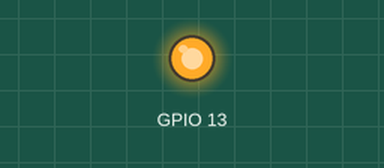
Bench run of a sketch on a simulated ESP32. On the bench: output pins drawn as LEDs (lit = HIGH).

Above: at 0.3 s.
At 31.6 s:
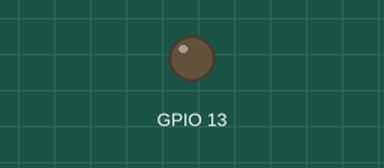
Timing chart, 0 to 32.2 s (numbered marks = the images above):
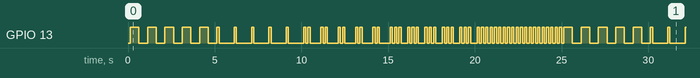

The sketch:

ticker.ino
```cpp
// прерывания по таймеру в ESP http://samopal.pro/arduino-led/

#include <Ticker.h>

uint8_t  blink_loop = 0;
uint8_t  blink_mode = 0;
uint8_t  modes_count = 0;

Ticker blinker;

void timerIsr()
{
   if(  blink_mode & 1<<(blink_loop&0x07) ) digitalWrite(13, HIGH);
   else  digitalWrite(13, LOW);
   blink_loop++;
}

void setup() {
  pinMode(13,OUTPUT);
  blink_mode = 0B00000000;
  blinker.attach(0.125, timerIsr);
}

void loop() {
   blink_mode = 0B00001111; //Мигание по 0.5 сек
   delay(5000);
   blink_mode = 0B00000001; //Короткая вспышка раз в секунду
   delay(5000);
   blink_mode = 0B00000101; //Две короткие вспышки раз в секунду
   delay(5000);
   blink_mode = 0B00010101; //Три короткие вспышки раз в секунду
   delay(5000);
   blink_mode = 0B01010101;  //Частые короткие вспышки (4 раза в секунду)
   delay(5000);
}
```

Measured:
- by itself, GPIO 13: moves between LOW and HIGH, repeating every 24.8 s
- by itself, everything shown: repeats every 24.8 s, in 108 steps
